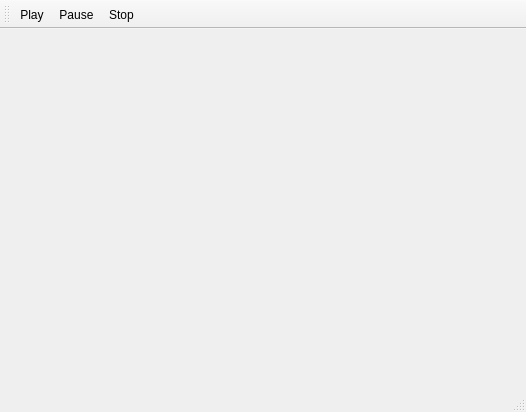
<?xml version="1.0" encoding="UTF-8"?>
<ui version="4.0">
 <class>videoWidget</class>
 <widget class="QMainWindow" name="videoWidget">
  <property name="geometry">
   <rect>
    <x>0</x>
    <y>0</y>
    <width>526</width>
    <height>412</height>
   </rect>
  </property>
  <property name="windowTitle">
   <string>MainWindow</string>
  </property>
  <widget class="QWidget" name="centralwidget"/>
  <widget class="QMenuBar" name="menubar">
   <property name="geometry">
    <rect>
     <x>0</x>
     <y>0</y>
     <width>526</width>
     <height>22</height>
    </rect>
   </property>
  </widget>
  <widget class="QStatusBar" name="statusbar"/>
  <widget class="QToolBar" name="toolBar">
   <property name="windowTitle">
    <string>toolBar</string>
   </property>
   <attribute name="toolBarArea">
    <enum>TopToolBarArea</enum>
   </attribute>
   <attribute name="toolBarBreak">
    <bool>false</bool>
   </attribute>
   <addaction name="actionPlay"/>
   <addaction name="actionPause"/>
   <addaction name="actionStop"/>
  </widget>
  <action name="actionPlay">
   <property name="icon">
    <iconset resource="resources.qrc">
     <normaloff>:/images/icons/control_play.png</normaloff>:/images/icons/control_play.png</iconset>
   </property>
   <property name="text">
    <string>Play</string>
   </property>
  </action>
  <action name="actionStop">
   <property name="icon">
    <iconset resource="resources.qrc">
     <normaloff>:/images/icons/control_stop.png</normaloff>:/images/icons/control_stop.png</iconset>
   </property>
   <property name="text">
    <string>Stop</string>
   </property>
  </action>
  <action name="actionPause">
   <property name="icon">
    <iconset resource="resources.qrc">
     <normaloff>:/images/icons/control_pause.png</normaloff>:/images/icons/control_pause.png</iconset>
   </property>
   <property name="text">
    <string>Pause</string>
   </property>
  </action>
 </widget>
 <resources>
  <include location="resources.qrc"/>
 </resources>
 <connections/>
</ui>
